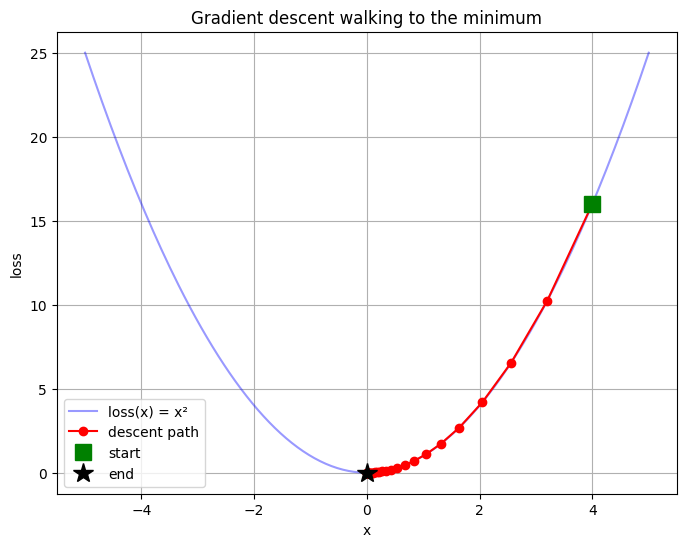

This chart was generated by the following Python code:
import numpy as np
import matplotlib.pyplot as plt

# A simple bowl-shaped function with a clear minimum at x = 0
def loss(x):
    return x**2

def gradient(x, h=1e-5):
    return (loss(x + h) - loss(x)) / h

# Gradient descent loop
x = 4.0                # starting position (terrible — we want to find x=0)
learning_rate = 0.1    # step size
history = [x]

print(f"{'step':>4} | {'x':>9} | {'loss(x)':>9} | {'gradient':>9}")
print("-" * 40)
for step in range(30):
    g = gradient(x)
    print(f"{step:>4} | {x:>9.5f} | {loss(x):>9.5f} | {g:>9.5f}")
    x = x - learning_rate * g    # the gradient descent update rule
    history.append(x)

print(f"\nFinal x ≈ {x:.5f}  (true minimum is at x = 0)")

# Visualize the descent
x_vals = np.linspace(-5, 5, 200)
y_vals = loss(x_vals)
history = np.array(history)

fig, ax = plt.subplots(figsize=(8, 6))
ax.plot(x_vals, y_vals, 'b-', alpha=0.4, label='loss(x) = x²')
ax.plot(history, loss(history), 'ro-', markersize=6, label='descent path')
ax.plot(history[0], loss(history[0]), 'gs', markersize=12, label='start')
ax.plot(history[-1], loss(history[-1]), 'k*', markersize=15, label='end')
ax.grid(True)
ax.legend()
ax.set_title('Gradient descent walking to the minimum')
ax.set_xlabel('x')
ax.set_ylabel('loss')
plt.savefig('gradient_descent.png', dpi=100, bbox_inches='tight')
plt.show()
print("Saved gradient_descent.png")
